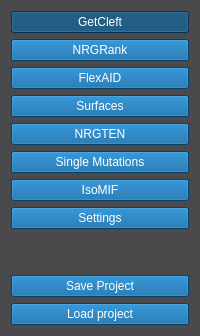
       <widget class="QWidget" name="verticalWidget_2" native="true">
        <property name="minimumSize">
         <size>
          <width>175</width>
          <height>0</height>
         </size>
        </property>
        <property name="maximumSize">
         <size>
          <width>16777215</width>
          <height>16777215</height>
         </size>
        </property>
        <property name="styleSheet">
         <string notr="true">QWidget{
	background-color:rgb(74, 73, 75);
}
QPushButton{
	background-color: rgb(0,92,157);
	color:rgb(255, 255, 255);
}
QPushButton:checked{
	background-color: rgb(0, 72, 122);
	color:rgb(255, 255, 255);
}</string>
        </property>
        <layout class="QVBoxLayout" name="verticalLayout_13">
         <item>
          <widget class="QPushButton" name="button_getcleft">
           <property name="text">
            <string>GetCleft</string>
           </property>
           <property name="checkable">
            <bool>true</bool>
           </property>
           <property name="checked">
            <bool>true</bool>
           </property>
           <property name="autoExclusive">
            <bool>true</bool>
           </property>
          </widget>
         </item>
         <item>
          <widget class="QPushButton" name="button_nrgrank">
           <property name="styleSheet">
            <string notr="true"/>
           </property>
           <property name="text">
            <string>NRGRank</string>
           </property>
           <property name="checkable">
            <bool>true</bool>
           </property>
           <property name="checked">
            <bool>false</bool>
           </property>
           <property name="autoExclusive">
            <bool>true</bool>
           </property>
          </widget>
         </item>
         <item>
          <widget class="QPushButton" name="button_flexaid">
           <property name="text">
            <string>FlexAID</string>
           </property>
           <property name="checkable">
            <bool>true</bool>
           </property>
           <property name="autoExclusive">
            <bool>true</bool>
           </property>
          </widget>
         </item>
         <item>
          <widget class="QPushButton" name="button_surfaces">
           <property name="text">
            <string>Surfaces</string>
           </property>
           <property name="checkable">
            <bool>true</bool>
           </property>
           <property name="autoExclusive">
            <bool>true</bool>
           </property>
          </widget>
         </item>
         <item>
          <widget class="QPushButton" name="button_nrgten">
           <property name="text">
            <string>NRGTEN</string>
           </property>
           <property name="checkable">
            <bool>true</bool>
           </property>
           <property name="checked">
            <bool>false</bool>
           </property>
           <property name="autoExclusive">
            <bool>true</bool>
           </property>
          </widget>
         </item>
         <item>
          <widget class="QPushButton" name="button_modeller">
           <property name="text">
            <string>Single Mutations</string>
           </property>
           <property name="checkable">
            <bool>true</bool>
           </property>
           <property name="autoExclusive">
            <bool>true</bool>
           </property>
          </widget>
         </item>
         <item>
          <widget class="QPushButton" name="button_ISOMIF">
           <property name="text">
            <string>IsoMIF</string>
           </property>
           <property name="checkable">
            <bool>true</bool>
           </property>
           <property name="autoExclusive">
            <bool>true</bool>
           </property>
          </widget>
         </item>
         <item>
          <widget class="QPushButton" name="button_settings">
           <property name="text">
            <string>Settings</string>
           </property>
           <property name="checkable">
            <bool>true</bool>
           </property>
           <property name="autoExclusive">
            <bool>true</bool>
           </property>
          </widget>
         </item>
         <item>
          <spacer name="verticalSpacer">
           <property name="orientation">
            <enum>Qt::Vertical</enum>
           </property>
           <property name="sizeHint" stdset="0">
            <size>
             <width>20</width>
             <height>40</height>
            </size>
           </property>
          </spacer>
         </item>
         <item>
          <widget class="QPushButton" name="button_save">
           <property name="text">
            <string>Save Project</string>
           </property>
           <property name="checkable">
            <bool>true</bool>
           </property>
           <property name="autoExclusive">
            <bool>true</bool>
           </property>
          </widget>
         </item>
         <item>
          <widget class="QPushButton" name="button_load">
           <property name="text">
            <string>Load project</string>
           </property>
           <property name="checkable">
            <bool>true</bool>
           </property>
           <property name="autoExclusive">
            <bool>true</bool>
           </property>
          </widget>
         </item>
        </layout>
       </widget>
